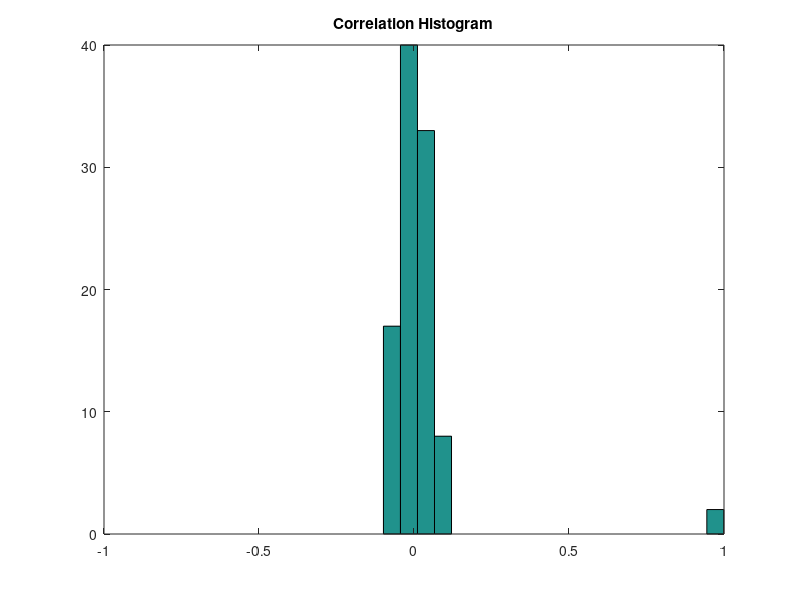

This chart was generated by the following MATLAB code: (Note: this script raises an error after producing the figure.)
%% t_regressionInHighDimensions
%
% Description:
%    Try to develop some intuitions about how regression coefficients
%    behave in high dimensions.
%
%    Follows broad ideas introduced by an anonymous reviewer, although 
%    the reviewer provided code in R and modeled a different case.  The
%    code here is more like what we do in the paper.
%
% 05/05/18  dhb  Wrote it.

%% Clear and close
clear; close all;

%% Parameters
nLuminances = 20;
nTrialsPerLuminance = 25;
nNeurons = 100;
neuron1Gain = 1;
neuron2Gain = 1;
responseNoiseSd = 0.01;

%% Set up luminances across trials
theLuminances = linspace(0,1,nLuminances);
nTrials = nLuminances*nTrialsPerLuminance;
theTrialLuminances = zeros(nTrials,1);
lumIndex = 1;
for ll = 1:nLuminances
    for nn = 1:nTrialsPerLuminance
        theTrialLuminances(lumIndex) = theLuminances(ll);
        lumIndex = lumIndex+1;
    end
end

%% First two neurons have responses that are related to luminances
neuron1Responses = neuron1Gain*theTrialLuminances + normrnd(0,responseNoiseSd,nTrials,1);
neuron2Responses = neuron2Gain*theTrialLuminances + normrnd(0,responseNoiseSd,nTrials,1);

%% Rest of neurons have resposnes that are pure noise
nOtherNeurons = nNeurons-2;
neuronOtherResponses = normrnd(0,responseNoiseSd,nTrials,nOtherNeurons);

%% Neural response matrix (nTrials by nNeurons)
neuronResponses = [neuron1Responses neuron2Responses neuronOtherResponses];

%% Compute correlation coefficients between each neuron's responses and luminance
%
% Most are pretty small, two are large. As expected.
for nn = 1:nNeurons
    corrTemp = corrcoef(theTrialLuminances,neuronResponses(:,nn));
    corrsWithLum(nn) = corrTemp(1,2);
end
nHistBins = 20;
figure; clf;
hist(corrsWithLum,nHistBins); xlim([-1 1]);
title('Correlation Histogram');

%% Set percent criteria for analysis below
percentCrits = [25 50 75];

%% Build linear regression decoder for luminance, based on responses
%
% Question is, how are weights distributed?  Most are distributed around
% zero, two are large.  As it should be.
regWeights1 = neuronResponses\theTrialLuminances;
predTrialLuminances = neuronResponses * regWeights1;

% Compute our statistic
regSorted1 = sort(abs(regWeights1));
regSum1 = sum(regSorted1);
reg1Percents = zeros(length(percentCrits),1);
runningSum = 0;
whichCrit = 1;
for ii = 1:nNeurons
    runningSum = runningSum + regSorted1(ii);
    if (runningSum > regSum1*percentCrits(whichCrit)/100)
        reg1Percents(whichCrit) = round(100*ii/nNeurons);
        whichCrit = whichCrit+1;
    end
    if (whichCrit > length(reg1Percents))
        break;
    end
end
fprintf('backslash percentiles (25, 50, 75): ');
for ii = 1:length(percentCrits)
    fprintf('%d%% ',reg1Percents(ii));
end
fprintf('\n');

% Compute our statistic
regSorted1 = sort(abs(regWeights1));
regSum1 = sum(regSorted1);
reg1Percents = zeros(length(percentCrits),1);
runningSum = 0;
whichCrit = 1;
for ii = 1:nNeurons
    runningSum = runningSum + regSorted1(ii);
    if (runningSum > regSum1*percentCrits(whichCrit)/100)
        reg1Percents(whichCrit) = round(100*ii/nNeurons);
        whichCrit = whichCrit+1;
    end
    if (whichCrit > length(reg1Percents))
        break;
    end
end
fprintf('regress (percentCrits) (25, 50, 75): ');
for ii = 1:length(percentCrits)
    fprintf('%d%% ',reg1Percents(ii));
end
fprintf('\n');

%% Try regression using regress, which "sets maximum number of weights to zero"
regWeights2 = regress(theTrialLuminances,neuronResponses);

% Compute our statistic
regSorted2 = sort(abs(regWeights2));
regSum2 = sum(regSorted2);
reg2Percents = zeros(length(percentCrits),1);
runningSum = 0;
whichCrit = 1;
for ii = 1:nNeurons
    runningSum = runningSum + regSorted2(ii);
    if (runningSum > regSum2*percentCrits(whichCrit)/100)
        reg2Percents(whichCrit) = round(100*ii/nNeurons);
        whichCrit = whichCrit+1;
    end
    if (whichCrit > length(reg2Percents))
        break;
    end
end
fprintf('regress percentiles (25, 50, 75): ');
for ii = 1:length(percentCrits)
    fprintf('%d%% ',reg2Percents(ii));
end
fprintf('\n');

%% And using robustfit. This tries to ignore outliers
regWeights3 = robustfit(neuronResponses,theTrialLuminances,[],[],'off');

% Compute our statistic
regSorted3 = sort(abs(regWeights3));
regSum3 = sum(regSorted3);
reg3Percents = zeros(length(percentCrits),1);
runningSum = 0;
whichCrit = 1;
for ii = 1:nNeurons
    runningSum = runningSum + regSorted3(ii);
    if (runningSum > regSum3*percentCrits(whichCrit)/100)
        reg3Percents(whichCrit) = round(100*ii/nNeurons);
        whichCrit = whichCrit+1;
    end
    if (whichCrit > length(reg3Percents))
        break;
    end
end
fprintf('robust percentiles (25, 50, 75): ');
for ii = 1:length(percentCrits)
    fprintf('%d%% ',reg3Percents(ii));
end
fprintf('\n');

%% Try using Matlab's regularized regression
regFitResults = fitrlinear(neuronResponses,theTrialLuminances,'FitBias',false);
regWeights4 = regFitResults.Beta;

% Compute our statistic
regSorted4 = sort(abs(regWeights4));
regSum4 = sum(regSorted4);
reg4Percents = zeros(length(percentCrits),1);
runningSum = 0;
whichCrit = 1;
for ii = 1:nNeurons
    runningSum = runningSum + regSorted4(ii);
    if (runningSum > regSum4*percentCrits(whichCrit)/100)
        reg4Percents(whichCrit) = round(100*ii/nNeurons);
        whichCrit = whichCrit+1;
    end
    if (whichCrit > length(reg4Percents))
        break;
    end
end
fprintf('fitrlinear percentiles (25, 50, 75): ')
for ii = 1:length(percentCrits)
    fprintf('%d%% ',reg4Percents(ii));
end
fprintf('\n');

%% Make a histogram of the regression weights.
nHistBins = 20;
figure; clf;
hist([regWeights1 regWeights1 regWeights3 regWeights4],nHistBins);
title('Regression Weight Histogram');
legend({'backslash','regress','robustfit','fitrlinear'},'Location','NorthEast');
